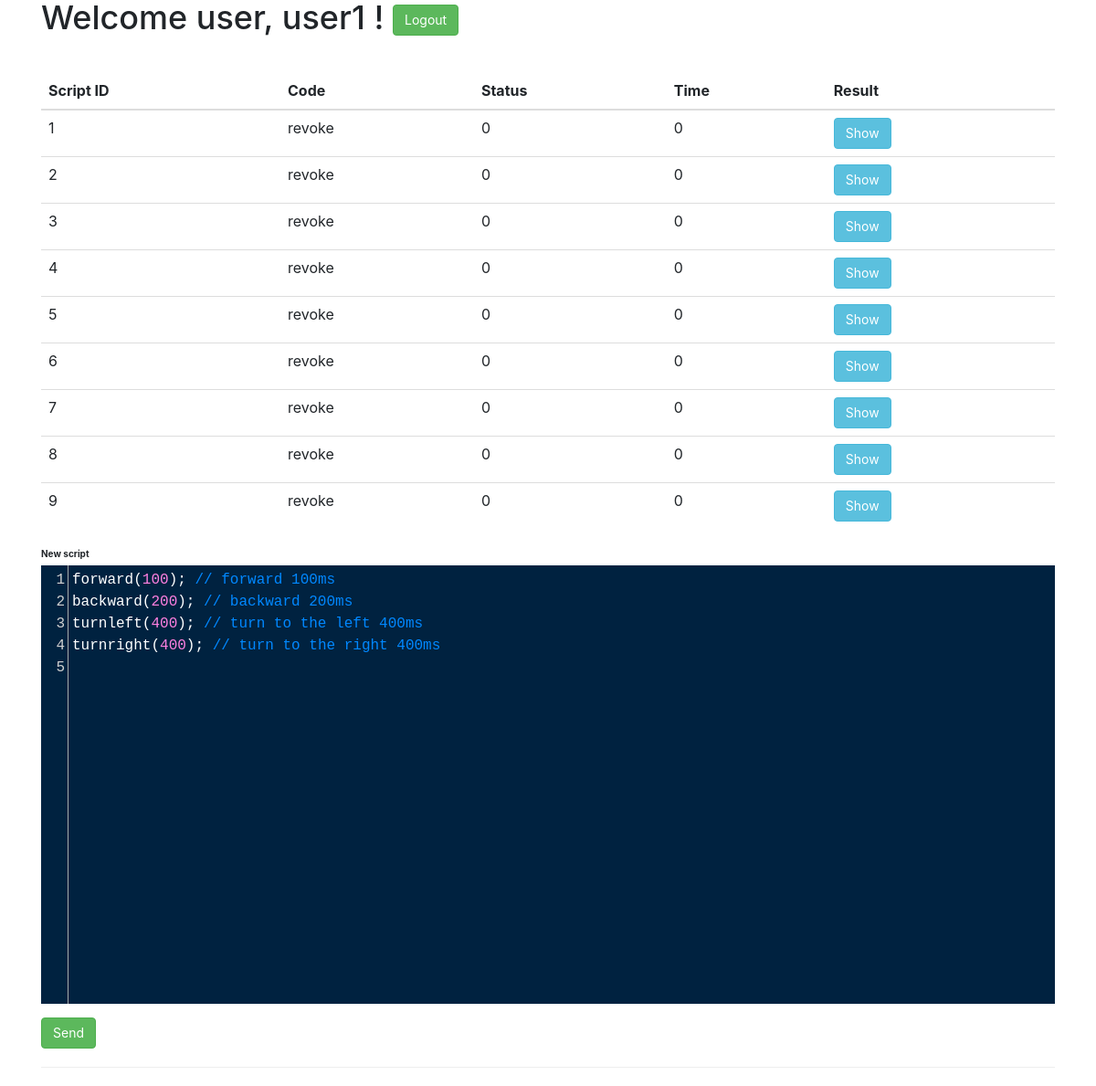
/user.php (signed in), run on an earlier commit of the app's database.
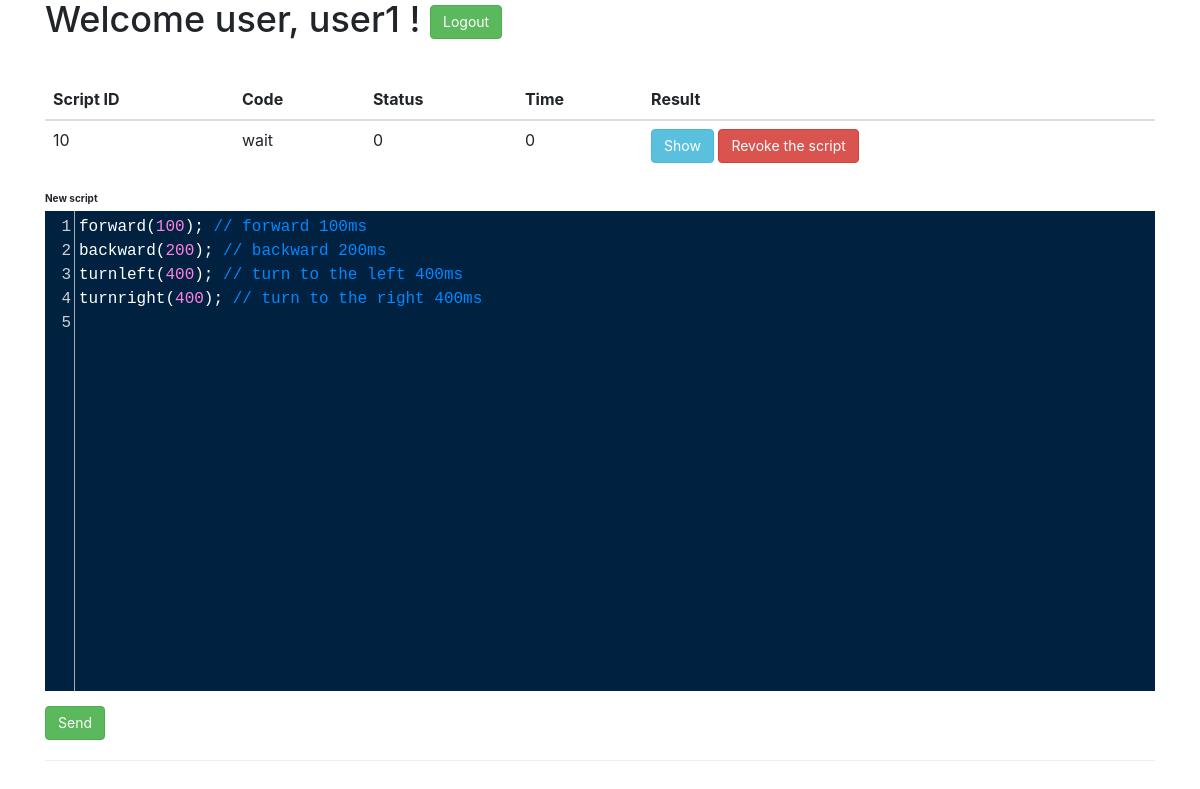
And on a later commit of the database.
### tables this page shows
CREATE TABLE `users_scripts` (
  `id` int(4) NOT NULL,
  `userid` int(11) NOT NULL,
  `script` text NOT NULL,
  `status` varchar(255) NOT NULL,
  `time_exec` int(11) NOT NULL,
  `result` int(11) NOT NULL
);

### user.php (the view, shortened to what this page needs)
<?php
	$userid = $_SESSION['userid'];
	$conn = SLib::db_connection();
	$stmt = $conn->prepare('SELECT * FROM users WHERE id = ?');
	if($stmt->execute(array($userid))){
		if($row = $stmt->fetch()){
			$username = htmlspecialchars($row['login']);
		}
	}
?>
<html>
	<head>
		<link href="css/bootstrap.min.css" rel="stylesheet" />
		<link href="css/bootstrap-grid.min.css" rel="stylesheet" />
		<link href="css/bootstrap-reboot.min.css" rel="stylesheet" />
		<link href="CodeMirror/codemirror.css" rel="stylesheet" />
		<link href="CodeMirror/theme/cobalt.css" rel="stylesheet" />
	</head>
	<body>
	<div class="container">
		<h1>Welcome user, <?php echo $username; ?> !
			<form style="display: inline-block;" method="GET" action="logout.php"><input type="hidden" name="logout"/><button class="btn btn-success">Logout</button></form>
		</h1>
		<div class="table-responsive">
		  <table class="table">
			 <thead>
			  <tr>
				<th>Script ID</th>
				<th>Code</th>
				<th>Status</th>
				<th>Time</th>
				<th>Result</th>
			  </tr>
			</thead>
			<tbody>
			<?php
				$stmt = $conn->prepare('SELECT * FROM users_scripts WHERE userid = ?');
				if($stmt->execute(array($userid))){
					while($row = $stmt->fetch()){
						$scriptid = htmlspecialchars($row['id']);
						$status = $row['status'];
						$code = htmlspecialchars($row['script']);
						echo '
							<tr>
								<td>'.$scriptid.'</td>
								<td>'.htmlspecialchars($row['status']).'</td>
								<td>'.htmlspecialchars($row['time_exec']).'</td>
								<td>'.htmlspecialchars($row['result']).'</td>
								<td>
									<textarea id="scriptcode_'.$scriptid.'" style="display: none">'.$code.'</textarea>
									<button scriptid="'.$scriptid.'" class="btn btn-info show-code">Show</button>
									'.($status == 'wait' ? '<button scriptid='.$scriptid.' class="btn btn-danger revoke">Revoke the script</button>' : '').'
								</td>
							</tr>
						';
					}
				}
			?>
			</tbody>
		  </table>
		</div>
		<div class="form-group row">
			<div class="col-xs-12">
				<label for="new_script_code">New script</label>
			</div>
		</div>
		<button class="btn btn-success" id="send_new_script">Send</button>
		<hr>
    </div>
	</body>
</html>

What changed in the data, as far as the page shows it:
removed users_scripts: id "1", status "revoke", time_exec "0", result "0"
removed users_scripts: id "2", status "revoke", time_exec "0", result "0"
removed users_scripts: id "3", status "revoke", time_exec "0", result "0"
removed users_scripts: id "4", status "revoke", time_exec "0", result "0"
removed users_scripts: id "5", status "revoke", time_exec "0", result "0"
removed users_scripts: id "6", status "revoke", time_exec "0", result "0"
removed users_scripts: id "7", status "revoke", time_exec "0", result "0"
removed users_scripts: id "8", status "revoke", time_exec "0", result "0"
removed users_scripts: id "9", status "revoke", time_exec "0", result "0"
added users_scripts: id "10", status "wait", time_exec "0", result "0"
